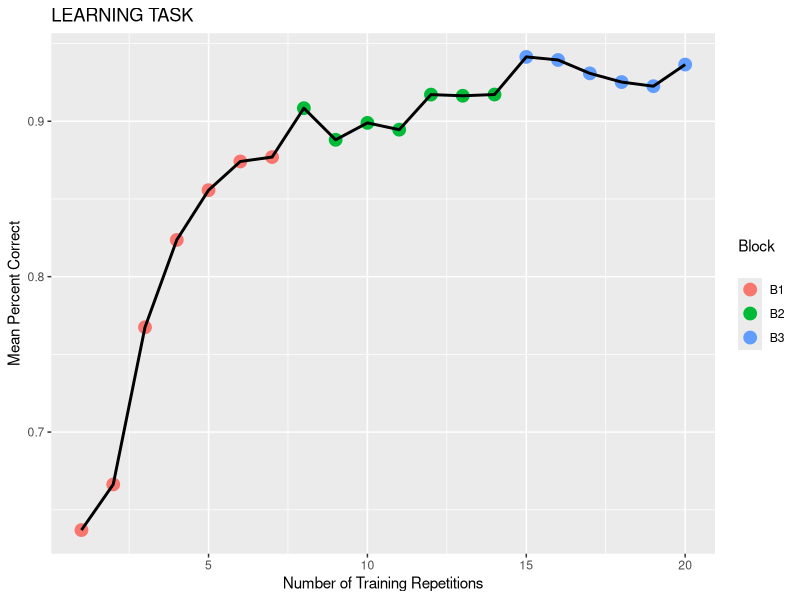
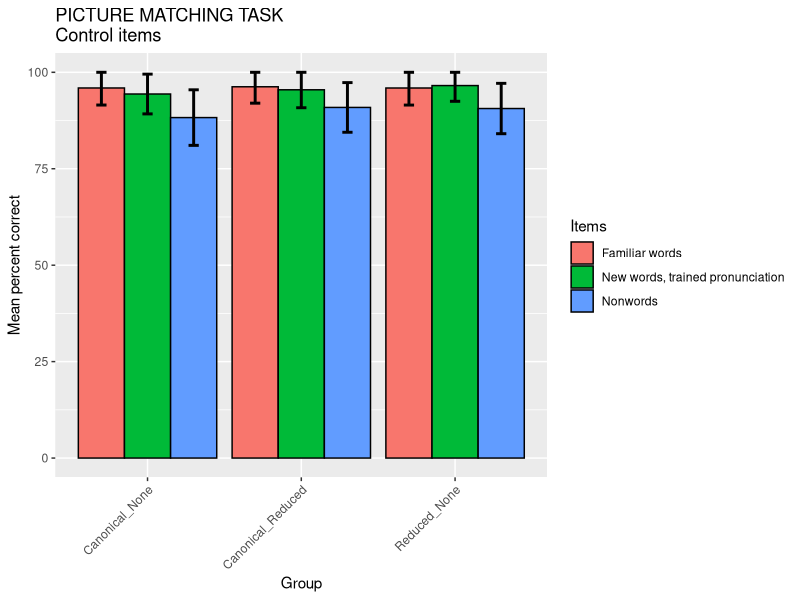
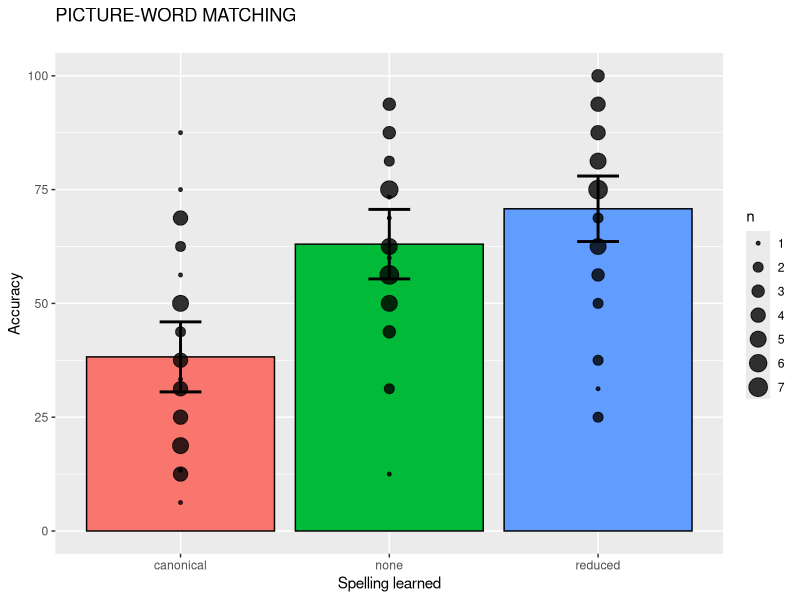

Write the R code that produced these figures, in order. (Note: this script raises an error after producing the figures.)
## ---- chunk 1
knitr::opts_chunk$set(echo = TRUE)
options(scipen = 1, digits = 2)

require(ggplot2)
require(plyr)
require(dplyr)
require(reshape2)
require(lme4)
require(lmerTest)

## ---- chunk 2
##reading the learning task data
exp1_training <- read.csv("Experiment1_training_masterFile.csv", header=T)

##excluding subjects who performed poorly (on training and/or on the picture matching task. Bases for exclusion described below and in paper)

exp1_training.sub<-exp1_training[!exp1_training$ID %in% c("CN01","CN02","CN05","CN10","CN19","CN21","CN26","CN28","CN29",
                                         "VN06","VN08","VN23",
                                         "CV02","CV04","CV10","CV12","CV14","CV21","CV22"),]

#length(exp1_training.sub$RT) = 38400

##eliminating trials that were too fast (i.e. <250 ms)
exp1_training.sub250 <- exp1_training.sub[exp1_training.sub$RT>250,]

#length(exp1_training.sub250$RT) = 37438
## --> eliminating trials faster than 250ms resulted in excuding about 2.5% of the data

## ---- chunk 3
exp1_training.mean <- aggregate(accuracy ~ block+repetition, exp1_training.sub250, FUN="mean")
exp1_training.mean
## ---- chunk 4

ggplot(exp1_training.mean, aes(x=repetition, y=accuracy))+
  geom_point(aes(color=block),size=4)+
  geom_line(size = 1)+
  labs(color="Block\n", title = "LEARNING TASK")+
  ylab("Mean Percent Correct")+
  xlab("Number of Training Repetitions")

## ---- chunk 5
##reading Picture matching task data
exp1_data<-read.csv("Experiment1_masterFile.csv", header=T)
str(exp1_data)

## ---- chunk 6
numSubjects<-ddply(exp1_data, ~ group, summarise, Subjects = length(unique(ID)))
numSubjects

## ---- chunk 7
exp1_data.sub<-exp1_data[!exp1_data$ID %in% c("CN01","CN02","CN05","CN10","CN19","CN21","CN26","CN28","CN29",
                                         "VN06","VN08","VN23",
                                         "CV02","CV04","CV10","CV12","CV14","CV21","CV22"),]

numSubject.update<-ddply(exp1_data.sub, .(group), summarise, Subjects = length(unique(ID)))
numSubject.update
## ---- chunk 8
exp1_data.sub250<-exp1_data.sub[exp1_data.sub$RT >250,]##keeping only  RTs superior to 250ms
summary(exp1_data.sub250$RT)
## ---- chunk 9

## subset of canonical pronunciation 
exp1_canonical <- exp1_data.sub250[exp1_data.sub250$pronunciation == "New words, canonical pronunciation",]

##subset of variant pronunciationo
 exp1_variant <-exp1_data.sub250[exp1_data.sub250$pronunciation == "New words, trained pronunciation",]
 
 ##subset of familiar words
 exp1_familiar <-exp1_data.sub250[exp1_data.sub250$pronunciation == "Familiar words",]

 ##subset of mispronounced words
 exp1_nonwords <- exp1_data.sub250[exp1_data.sub250$pronunciation == "Nonwords",]


## ---- chunk 10
exp1_controlTrials<-rbind(exp1_variant, exp1_familiar, exp1_nonwords)
#exp1_controlTrials
## ---- chunk 11
control_means <- aggregate(correct ~ pronunciation+group, exp1_controlTrials, FUN="mean")

## ---- chunk 12
##looking specifically at newly learned words and if orthography had an impact on these
newlyL_means<-aggregate(correct ~ pronunciation+group+spelling.learned, exp1_variant, FUN="mean")
newlyL_means

## ---- chunk 13
##Calculating standard deviation and standard error to the mean:
control_sd <- aggregate(correct~pronunciation+group, exp1_controlTrials, FUN="sd")
control_sd$sem<- control_sd$correct/sqrt(20) #there are 20 subjects in each group
control_means$sd<-control_sd$correct
control_means$sem<-control_sd$sem


##multiply by 100 to get on a more readable % scale
control_means$correct<-control_means$correct*100
control_means$sd<-control_means$sd*100
control_means$sem<-control_means$sem*100

##if mean + sem>100, make it 100: 
control_means$ymin <- control_means$correct - control_means$sem
control_means$ymax <- control_means$correct + control_means$sem
control_means$ymax[control_means$ymax > 100]<-100

##Code for the plot:

control.plot<-ggplot(control_means, aes(x=group, y=correct))+
  geom_bar(stat="identity", position="dodge", aes(fill=pronunciation), color="black")+
  geom_errorbar(aes(ymin=ymin, ymax=ymax, shape=pronunciation), width=.2,size=1, position=position_dodge(.9))+
  theme(axis.text.x=element_text(angle=45,hjust = 1))+
  ylab("Mean percent correct")+
  xlab("Group")+
  labs(title= "PICTURE MATCHING TASK\nControl items ",fill="Items")
control.plot

## ---- chunk 14
main_spelling.learned<-aggregate(correct~spelling.learned, exp1_canonical, FUN="mean")
main_spelling.learned

## ---- chunk 15

main_spelling.learned_sd <- aggregate(correct~spelling.learned, exp1_canonical, FUN="sd")

main_spelling.learned_ID <-aggregate(correct~spelling.learned+ID, exp1_canonical, FUN="mean")

main_spelling.learned_sd$sem<- main_spelling.learned_sd$correct/sqrt(40) ##N=40 for each spelling.learned type
main_spelling.learned$sd<-main_spelling.learned_sd$correct
main_spelling.learned$sem<-main_spelling.learned_sd$sem


##multiply by 100 to make it %
main_spelling.learned$correct_per<-main_spelling.learned$correct*100
main_spelling.learned$sd_per<-main_spelling.learned$sd*100
main_spelling.learned$sem_per<-main_spelling.learned$sem*100



spell.plot<-ggplot(main_spelling.learned, aes(x=spelling.learned, y=correct_per))+
    geom_bar(stat="identity", position="dodge" ,aes(fill=spelling.learned), color="black")+
    geom_errorbar(aes(ymin=correct_per-sem_per, ymax=correct_per+sem_per), width=.2,size=1, position=position_dodge(.9))+
    geom_count(data=main_spelling.learned_ID, aes(x=spelling.learned, y=correct*100), alpha=.8)+
    ylab("Accuracy")+ylim(0,100)+
    xlab("Spelling learned")+
    labs(title="PICTURE-WORD MATCHING\n")+
    guides(fill=FALSE)

spell.plot
## ---- chunk 16

spell.mod1<-glmer(correct~spelling.learned+(1|ID)+(1|item), data=exp1_canonical, family="binomial")
summary(spell.mod1)
## ---- chunk 17
##base model
spell.mod0<-glmer(correct~(1|ID)+(1|item), data=exp1_canonical, family="binomial")
summary(spell.mod0)
## ---- chunk 18
##Likelihood test
anova(spell.mod0,spell.mod1)

## ---- chunk 19
##relevel to get all the comparisons between spellings:
spell_relevel<-within(exp1_canonical, spelling.learned <- relevel(spelling.learned, ref = 3))

spell.mod1_rlvl<-glmer(correct~spelling.learned+(1|ID)+(1|item), data=spell_relevel, family="binomial")
summary(spell.mod1_rlvl)
## ---- chunk 20

##Subset with only Canonical_Reduced group

CR_criticalTrials<-exp1_canonical[exp1_canonical$group=="Canonical_Reduced",]
#str(CR_criticalTrials)

## ---- chunk 21
CR.means <-aggregate(correct~spelling.learned, CR_criticalTrials, FUN="mean")
CR.means
## ---- chunk 22

CR.bySubject <- aggregate(correct~ID+spelling.learned,CR_criticalTrials, FUN="mean")


ggplot(CR.means, aes(spelling.learned, correct))+
  geom_bar(stat="identity", position="dodge", aes(fill=spelling.learned))+
  geom_line(data=CR.bySubject, aes(group=ID, x=spelling.learned, y=correct))



## ---- chunk 23
 
CR.mod1 <-glmer(correct ~ spelling.learned + (1|ID) + (1|item), CR_criticalTrials, family="binomial")
summary(CR.mod1)
## ---- chunk 24

CR.mod0<-glmer(correct ~ (1|ID) + (1|item), CR_criticalTrials, family = "binomial")
## ---- chunk 25

anova(CR.mod1, CR.mod0)
## ---- chunk 26
#subset of the "no spelling" trias in group Canonical_none and Reduced_None
CNRN_criticalTrials <-exp1_canonical[exp1_canonical$group %in% c("Canonical_None", "Reduced_None"),]
CNRN_noSpellingTrials <- CNRN_criticalTrials[CNRN_criticalTrials$spelling.learned %in% c("none"),]
#summary(CNRN_noSpellingTrials)

#means
CNRN_none.means <- aggregate(correct ~ group, CNRN_noSpellingTrials, FUN="mean")
CNRN_none.means
## ---- chunk 27

##by subjects means
CNRN_none.bySubject <-aggregate(correct ~ group + ID, CNRN_noSpellingTrials, FUN="mean")

ggplot(CNRN_none.means, aes(group, correct))+
  geom_bar(stat="identity", position="dodge", aes(fill=group))+
  geom_count(data=CNRN_none.bySubject, aes(group, correct))


## ---- chunk 28

CNRN_none.mod1 <- glmer(correct ~group + (1|ID)+(1|item), CNRN_noSpellingTrials, family="binomial" )
summary(CNRN_none.mod1)

## ---- chunk 29

CNRN_none.mod0<-glmer(correct ~ (1|ID) + (1|item), CNRN_noSpellingTrials, family="binomial")
summary(CNRN_none.mod0)
## ---- chunk 30

anova(CNRN_none.mod1, CNRN_none.mod0)
## ---- chunk 31

##creating the "learning" variable, which hasa two levels: "simple" or "complex".  
##A simple learning context is one where subjects only learned one type of spelling for the words, i.e. the Canonical_None and Reduced_None groups subjects. In these groups when a word did receive a spelling it was always of one type, either "canonical" (e.g. tt or nt) oe "reduced" (e.g. dd or nn). 
##A complex learning context is one where subjects learned some of the words with a canonical spelling and some with a reduced spelling i.e. the Canonical_Reduced group subjects. 

exp1_interaction<-exp1_canonical

##keeping only trials of wordss learned with a spelling
exp1_interaction<-exp1_interaction[exp1_interaction$spelling.learned %in% c("canonical", "reduced"),]
exp1_interaction$spelling.learned <- factor(exp1_interaction$spelling.learned)

##creating the learning variable: 
exp1_interaction$learning<-exp1_interaction$group
exp1_interaction$learning<-revalue(exp1_interaction$learning, c("Canonical_None"="simple",
                                     "Reduced_None"="simple",
                                     "Canonical_Reduced" = "complex"))


## ---- chunk 32

learn<-aggregate(correct~learning+spelling.learned, exp1_interaction, FUN="mean")
learn_sd <- aggregate(correct~learning+spelling.learned, exp1_interaction, FUN="sd")


learn_sd$sem<- learn_sd$correct/sqrt(20)
learn$sd<-learn_sd$correct
learn$sem<-learn_sd$sem

learn
## ---- chunk 33

learn.id<-aggregate(correct~learning+spelling.learned+ID, exp1_interaction, FUN="mean")


ggplot(learn, aes(x=learning, y=correct))+
    geom_bar(stat="identity", position="dodge" ,aes(fill=spelling.learned))+
    geom_errorbar(aes(ymin=correct-sem, ymax=correct+sem, shape=spelling.learned), 
                  width=.2,size=1, position=position_dodge(.9))+
    geom_point(data=learn.id,aes(x=learning,y=correct, shape=spelling.learned),
               position =position_jitterdodge(jitter.width =0.2,jitter.height = 0,dodge.width = .9), 
               alpha=.3, size=1.5, show.legend = FALSE)+
    theme(plot.margin = unit(c(1,3,1,1),"lines"),
              text =element_text(size=14),legend.text=element_text(size=14),
              axis.text=element_text(size=14),
              axis.title=element_text(size=14,face="bold"),plot.title = element_text(hjust = 0.5) )+
    ylab("mean proportion correct")+xlab("grapheme-phoneme mapping")+scale_y_continuous(breaks=seq(0,1.10,0.1))
## ---- chunk 34

learning.mod1 <- glmer(correct ~ learning/spelling.learned + (1|ID)+
                         (1|item),exp1_interaction, family="binomial")

summary(learning.mod1)
## ---- chunk 35

learning.mod0 <-glmer(correct~learning+spelling.learned+(1|ID)+(1|item), data=exp1_interaction, family="binomial")
summary(learning.mod0)

## ---- chunk 36

anova(learning.mod0, learning.mod1)
